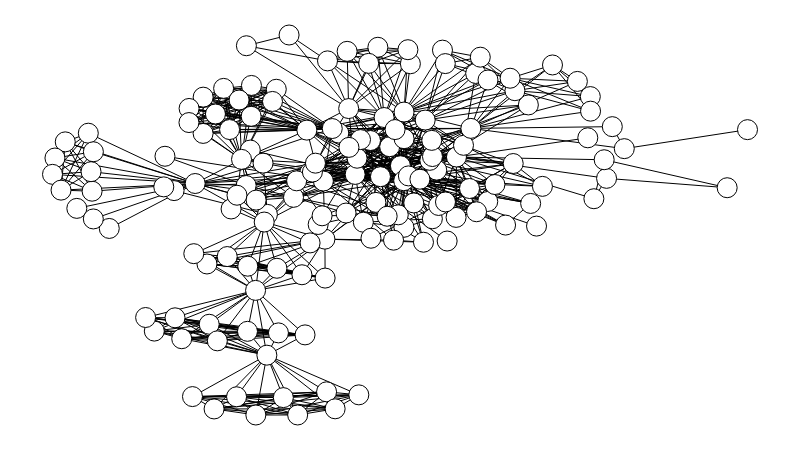

Notebook cell for this chart:
### Code cell
g.set_all_nodes('labpos', 'hover')
g.move('kamada_kawai')
g.draw()

### Figure 1 — Plotly figure (JSON) as saved in the notebook; plotly's stock layout.template omitted (floating-point values rounded to 4 significant figures; data arrays with more than 128 entries replaced by an {"elided": "..."} marker saying what was removed)
{"data": [{"hoverinfo": "none", "line": {"color": "rgb(0, 0, 0)", "dash": "solid", "width": 1}, "mode": "lines", "type": "scatter", "x": {"elided": "2322 float values"}, "y": {"elided": "2322 float values"}}, {"hoverinfo": "text", "marker": {"color": "rgb(255, 255, 255)", "line": {"color": "rgb(0, 0, 0)", "width": 1}, "size": 20, "symbol": "circle"}, "mode": "markers", "text": {"elided": "152 str values"}, "textfont": {"color": "rgb(0, 0, 0)"}, "textposition": "middle center", "type": "scatter", "x": {"elided": "152 float values"}, "y": {"elided": "152 float values"}}, {"hoverinfo": "none", "mode": "text", "text": {"elided": "774 null values"}, "textfont": {"color": "rgb(0, 0, 0)"}, "textposition": "middle center", "type": "scatter", "x": {"elided": "774 float values"}, "y": {"elided": "774 float values"}}, {"hoverinfo": "none", "marker": {"color": "rgba(255, 255, 255, 0)", "line": {"color": "rgba(255, 255, 255, 0)", "width": 0}, "size": 0, "symbol": "circle"}, "mode": "markers", "type": "scatter", "x": [0.5, 0, 1, 0.5], "y": [0, 0.5, 0.5, 1]}, {"hoverinfo": "none", "mode": "text", "text": [], "textfont": {"color": "rgb(255, 255, 255)"}, "textposition": "middle center", "type": "scatter", "x": [], "y": []}, {"hoverinfo": "none", "mode": "text", "text": {"elided": "152 null values"}, "textfont": {"color": "rgb(0, 0, 0)"}, "textposition": "middle center", "type": "scatter", "x": {"elided": "152 float values"}, "y": {"elided": "152 float values"}}], "layout": {"height": 450, "margin": {"b": 0, "l": 0, "r": 0, "t": 0}, "plot_bgcolor": "rgb(255, 255, 255)", "showlegend": false, "width": 800, "xaxis": {"showgrid": false, "showticklabels": false, "zeroline": false}, "yaxis": {"showgrid": false, "showticklabels": false, "zeroline": false}}}
